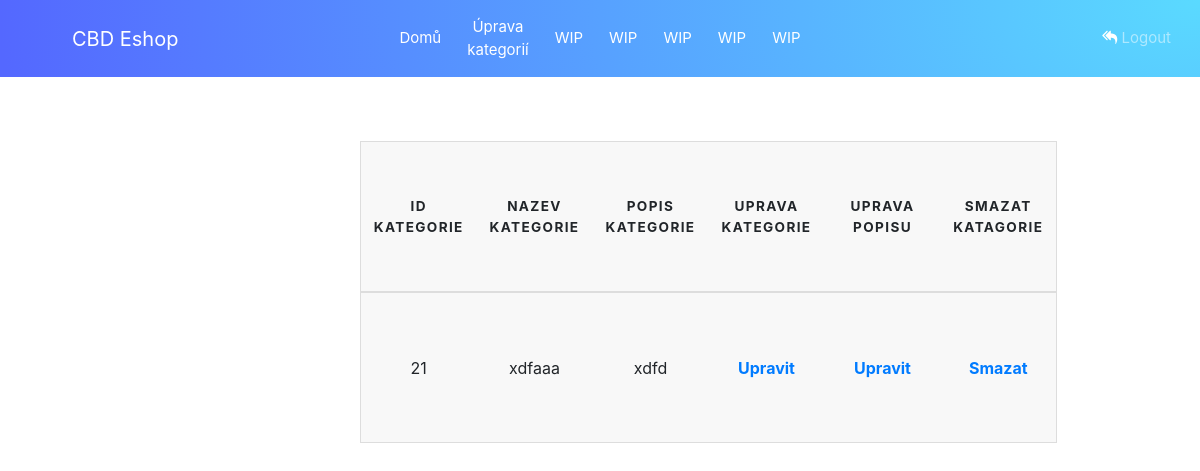
The page /Forum/admin/forum_uprava.php on the database its author committed.
### tables this page shows
CREATE TABLE `forum_kategorie` (
  `id_kategorie` int(11) NOT NULL,
  `nazev` varchar(255) NOT NULL,
  `popis` text NOT NULL
);

### Forum/admin/forum_uprava.php (the view, shortened to what this page needs)
<?php
$host = "localhost";
$username = "root";
$pass = "";
$db = "eshopfd";
$con = mysqli_connect($host, $username, $pass, $db);
?>
<!DOCTYPE html>
<html lang="en">
<head>
    <link rel="stylesheet" href="../../css/bootstrap-grid.css">
    <link rel="stylesheet" href="../../css/bootstrap.css">
    <link rel="stylesheet" href="../../css/forms.css">
    <link rel="stylesheet" href="https://maxcdn.bootstrapcdn.com/font-awesome/4.7.0/css/font-awesome.min.css">
    <link rel="stylesheet" href="https://stackpath.bootstrapcdn.com/bootstrap/4.3.1/css/bootstrap.min.css"
>
    <link rel="stylesheet" href="../../css/tabulka_kategorie.css">
</head>
<body>
<nav class="navbar navbar-expand-md navbar-dark bg-purple" style="background-image: radial-gradient(100% 1000% at 100% 0, #5adaff 0, #5468ff 100%);">
    <div class="mx-auto order-1 w-75">
        <a class="navbar-brand mx-lg-5" href="../../index.php">CBD Eshop</a>
    </div>
    <div class="navbar-collapse collapse  order-2  dual-collapse2">
        <ul class="navbar-nav ml-auto">
            <li class="nav-item">
                <a class="nav-link active" href='forum_admin.php'>Domů</a>
            </li>
            <li class='nav-item'>
                <a class='nav-link active'  href='forum_uprava.php'>Úprava kategorií</a>
            </li>
            <li class='nav-item'>
                <a class='nav-link active ' href='Uprava_kategorii.php'>WIP</a>
            </li>
            <li class='nav-item'>
                <a class='nav-link active'  href='Pridavani_produktu.php'>WIP</a>
            </li>
            <li class='nav-item'>
                <a class='nav-link active' href='Smazat_produkt.php'>WIP</a>
            </li>
            <li class='nav-item'>
                <a class='nav-link active' href='Pridavani_banneru.php'>WIP</a>
            </li>
            <li class='nav-item'>
                <a class='nav-link active href='stav_objednavek.php'>WIP</a>
            </li>
        </ul>
    </div>
    <div class="navbar-collapse collapse w-75  order-3 dual-collapse2">
        <ul class="navbar-nav ml-auto">
            <li class="nav-item">
                <a class='nav-link' href='../../logout.php'><i class='fa fa-reply-all'></i> Logout</a>
            </li>
        </ul>
    </div>
</nav>
<br>
<br>
<table>
    <thead>
    <th>Id Kategorie</th>
    <th>Nazev Kategorie</th>
    <th>Popis Kategorie</th>
    <th>Uprava Kategorie</th>
    <th>Uprava Popisu</th>
    <th>Smazat Katagorie</th>
    </thead>
</table>
<?php
$sql = "SELECT * FROM forum_kategorie ORDER BY id_kategorie ASC ";
$query = mysqli_query($con, $sql);
while ($row = mysqli_fetch_assoc($query)) {
    ?>
    <table>
        <tbody>
        <tr style="">
            <td funny_nadpis="ID Kategorie"><?php echo $row['id_kategorie']; ?></td>
            <td funny_nadpis="Nazev Kategorie"><?php echo $row['nazev']; ?></td>
            <td funny_nadpis="Nazev Kategorie"><?php echo $row['popis']; ?></td>
            <td funny_nadpis="Uprava Kategorii"><a
                    href="upravit_kategorii.php?id=<?php echo $row['id_kategorie']; ?>"><strong>Upravit</strong></a>
            </td>
            <td funny_nadpis="Uprava Kategorii"><a
                        href="upravit_popis.php?id=<?php echo $row['id_kategorie']; ?>"><strong>Upravit</strong></a>
            </td>
            <td funny_nadpis="Smazat Kategorii"><a
                    href="smazat_kategorii.php?id=<?php echo $row['id_kategorie']; ?>"><strong>Smazat</strong></a>
            </td>
        </tr>
        </tbody>
    </table>
    <?php
}
?>
</body>
</html>

### css/forms.css (style rules this page uses)
body { margin: 0; padding: 0; width: 100%; height: 100%; position: absolute; }
.navbar, navbar-light, navbar-expand-sm { z-index: 1; background-color: #222831; }
.nav-link { color: white; font-size: 0.9em; margin-right: 5px; margin-left: 5px; }
.navbar-brand { color: #ffffff; font-size: 18px; }
.nav-link { font-size: 15px; }
.fa { color: white; }

### css/tabulka_kategorie.css (style rules this page uses)
.navbar-nav { align-items: center; }
.navbar-dark .navbar-brand { padding: 8px; align-items: center; }
table { border: 1px solid #ccc; border-collapse: collapse; margin-left: 25%; table-layout: fixed; width: 40rem; position: relative; top: 2%; left: 5%; }
table tr { background-color: #f8f8f8; border: 1px solid #ddd; padding: .35em; }
table td { text-align: center; width: 116px; height: 150px; overflow: hidden; }
table th { padding: .625em; text-align: center; width: 116px; height: 150px; overflow: hidden; }
table th { font-size: .85em; letter-spacing: .1em; text-transform: uppercase; }

### Forum/admin/forum_uprava.php (style rules this page uses)
.nav-link { text-align: center; }

### rows shown on the page
forum_kategorie: id_kategorie "21", nazev "xdfaaa", popis "xdfd"
